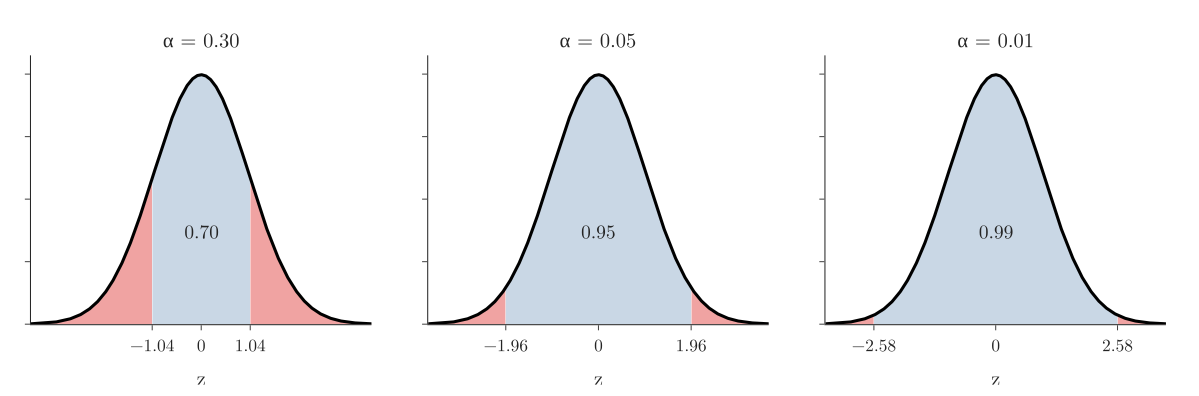

Reproduce this figure in Python.
"""Two-tailed rejection regions for alpha = 0.30, 0.05 and 0.01: a smaller alpha pushes the critical values out
and widens the fail-to-reject region."""
from pathlib import Path
import numpy as np
from plotly.subplots import make_subplots
from scipy import stats

here = Path(__file__).parent
BLUE_FILL, RED_FILL = "rgba(76,120,168,0.30)", "rgba(228,87,86,0.55)"
z = np.linspace(-3.6, 3.6, 800)
pdf = stats.norm.pdf
alphas = [0.30, 0.05, 0.01]
fig = make_subplots(rows=1, cols=3, horizontal_spacing=0.05,
                    subplot_titles=[f"α = {a:.2f}" for a in alphas])
for i, a in enumerate(alphas, start=1):
    c = stats.norm.ppf(1 - a / 2)
    mid = z[np.abs(z) < c]
    fig.add_scatter(x=mid, y=pdf(mid), fill="tozeroy", fillcolor=BLUE_FILL, line=dict(width=0), row=1, col=i)
    for side in (z[z <= -c], z[z >= c]):
        fig.add_scatter(x=side, y=pdf(side), fill="tozeroy", fillcolor=RED_FILL, line=dict(width=0), row=1, col=i)
    fig.add_scatter(x=z, y=pdf(z), mode="lines", line=dict(color="black", width=3), row=1, col=i)
    fig.add_annotation(x=0, y=0.15, text=f"{1 - a:.2f}", showarrow=False, font_size=19, row=1, col=i)
    fig.update_xaxes(tickvals=[-c, 0, c], ticktext=[f"−{c:.2f}", "0", f"{c:.2f}"], title_text="z", row=1, col=i)
fig.update_yaxes(showticklabels=False, range=[0, 0.43])
fig.update_annotations(font_family="Latin Modern Roman")
for k in range(3):
    fig.layout.annotations[k].font.size = 20
fig.update_layout(template="simple_white", width=1150, height=380, showlegend=False,
                  font=dict(family="Latin Modern Roman", size=17), margin=dict(l=20, r=20, t=45, b=50))
fig.write_image(here / "alpha_effect.png", scale=2)
fig.write_image(here / "alpha_effect.pdf")
